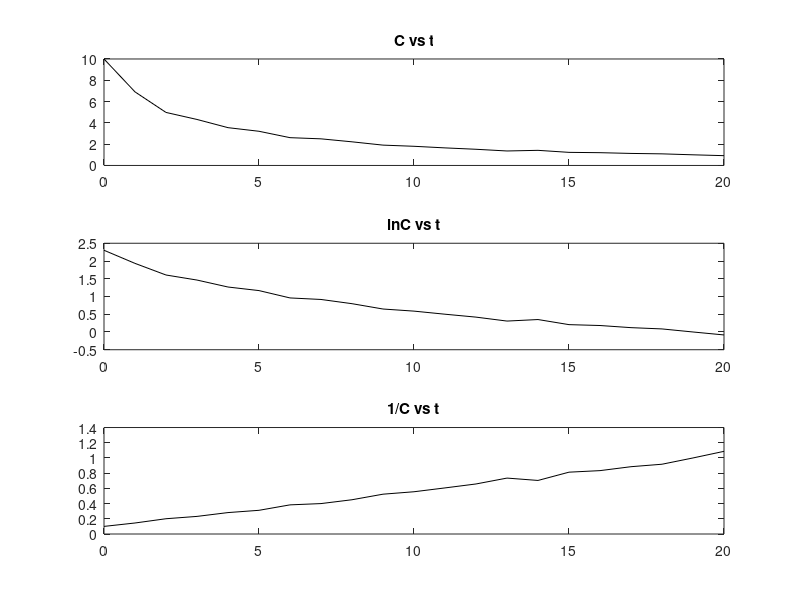

Write the MATLAB code that produced this figure.
%Kyle Mitra - Problem 4
t = linspace(0,20,21);
C = [10.00, 6.91, 4.98, 4.32, 3.55, 3.21, 2.61, 2.50, 2.22, 1.91, 1.80, 1.65, 1.52, 1.36, 1.42, 1.23, 1.20, 1.13, 1.09, 1.00, 0.92];
lnC = (log(C));
InvC = (1./C);

subplot(3,1,1);
plot(t,C,'-k')
title('C vs t')

subplot(3,1,2);
plot(t,lnC,'-k')
title('lnC vs t')

subplot(3,1,3);
plot(t,InvC,'-k')
title('1/C vs t')